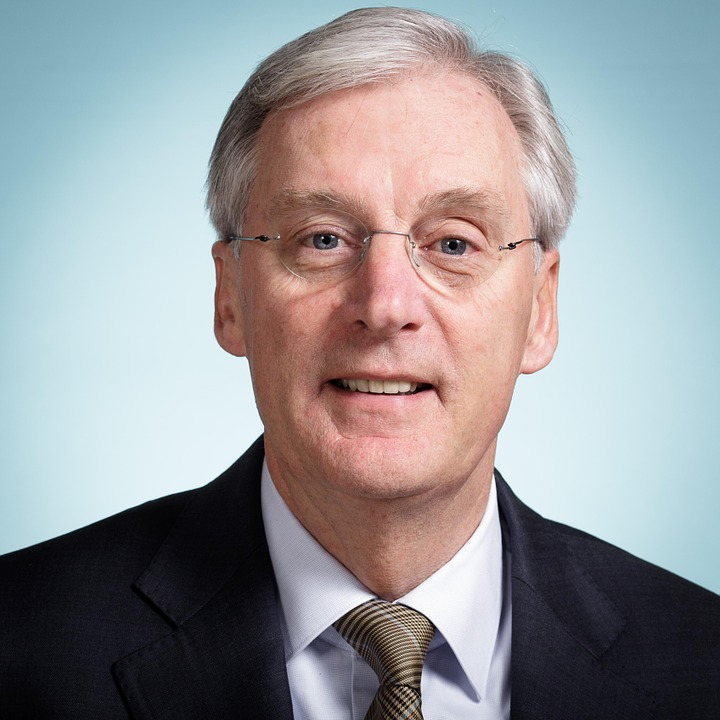
#> input picture midterm/per.jpg, 720 x 720 px
$ jupyter execute Task4.ipynb   (older library calls are emulated)
#> lines starting #> are read from the running program, lines starting #| are printed output that depends on the picture; after the words box and inside, x2 and y2 are one past the last pixel; in counts of white or black regions, pixels touching at a corner belong together
### Task 4

Apply the Canny and Sobel edge selection filters to the image. Try different options. Output the result of the selection of edges on the original color image in red.

[cell 1]
import numpy as np
import matplotlib.pyplot as plt
from scipy import ndimage as ndi
import matplotlib.image as img
from scipy import ndimage as nimg
import numpy as np
from PIL import Image
from skimage import color
from skimage import io
from skimage import data
from skimage import feature
# Generate noisy image of a square
imper = img.imread('./per.jpg')
#> imper is the input picture: shape (720, 720, 3); mean R, G, B 150.8, 151, 153.7
fig = plt.figure(figsize=(15,10))
imgPer = color.rgb2gray(imper)
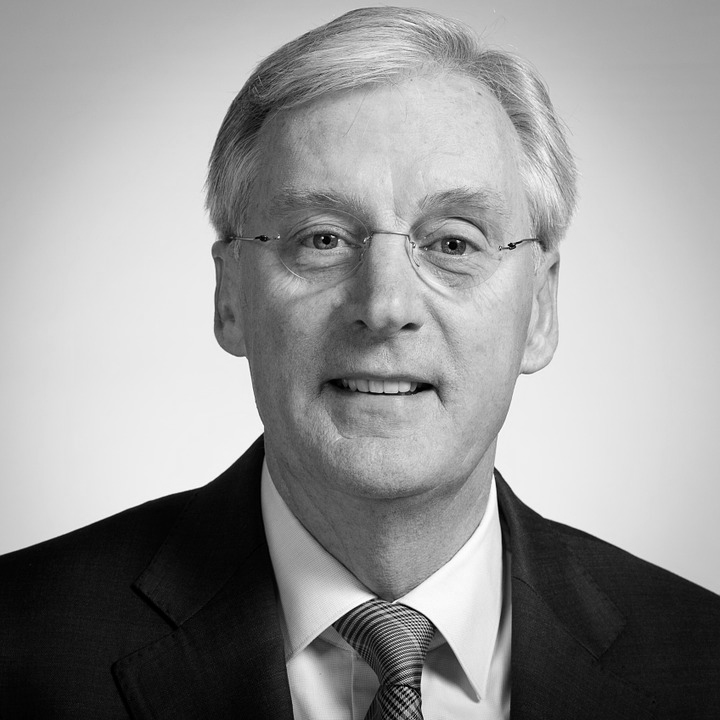
#> imgPer: shape (720, 720) float64; min 0, max 1, mean 0.593
tt = np.median(imgPer)
#> tt = 0.713
im = imgPer > tt
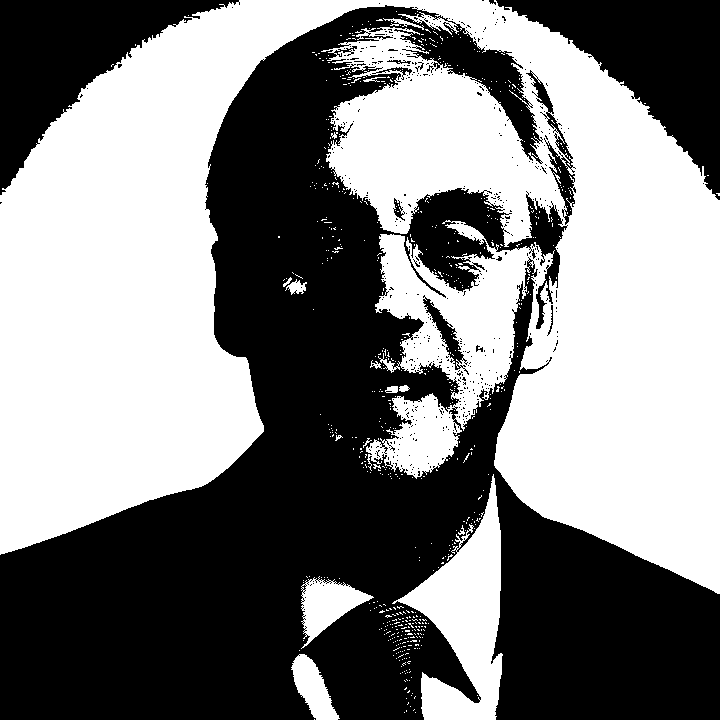
#> im: shape (720, 720) bool; 49.8% white; 657 white regions (641 under 20 px), largest, box (x1, y1, x2, y2) and area: (0, 0, 720, 594) 240044, (392, 474, 503, 720) 11981, (301, 576, 374, 649) 2405
# Compute the Canny filter for two values of sigma
edges1 = feature.canny(im)
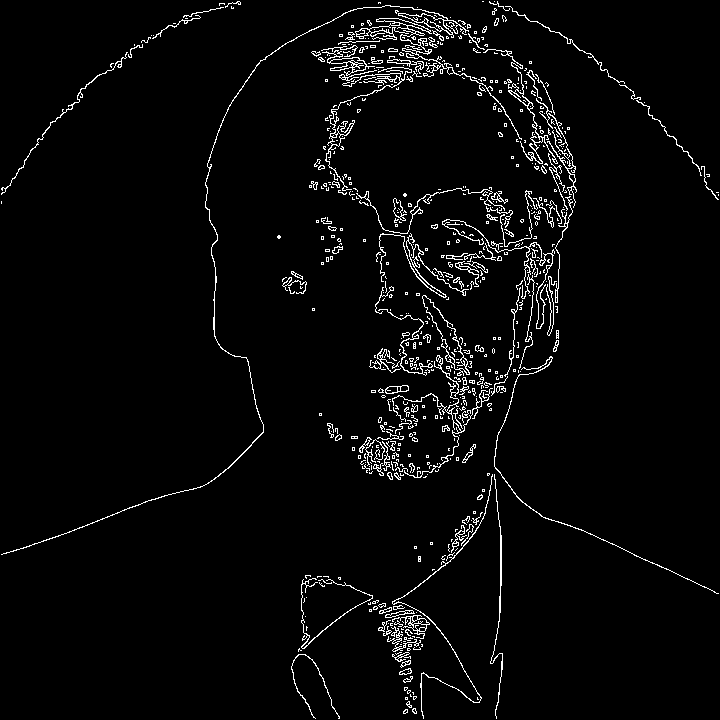
#> edges1: shape (720, 720) bool; 3.4% white in thin lines or dots
edges2 = feature.canny(im, sigma=3)
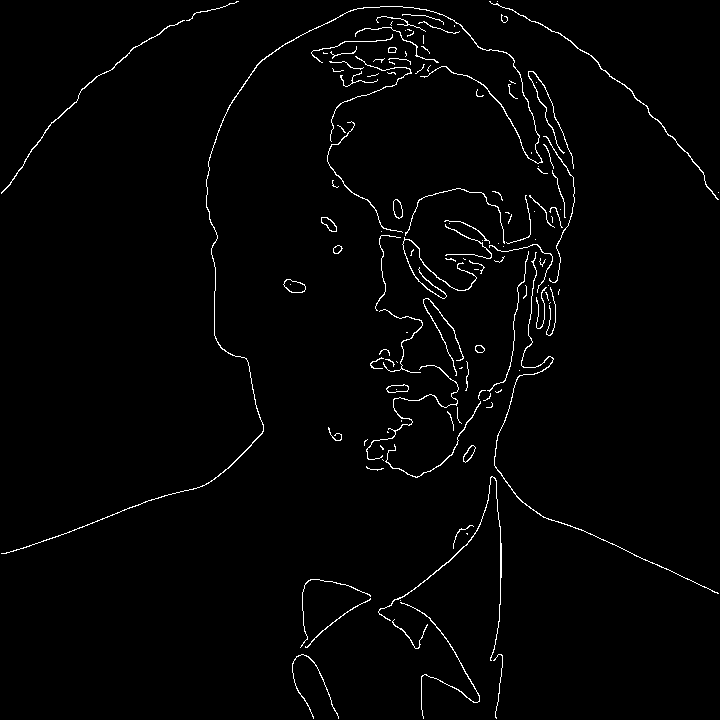
#> edges2: shape (720, 720) bool; 1.8% white in thin lines or dots
# display results
fig, (ax1, ax2, ax3) = plt.subplots(nrows=1, ncols=3, figsize=(8, 3),
                                   sharex=True, sharey=True)
ax1.imshow(imper, cmap=plt.cm.gray)
ax1.axis('off')
ax1.set_title('Original image', fontsize=20)

ax2.imshow(edges1, cmap=plt.cm.gray)
ax2.axis('off')
ax2.set_title('Canny filter, $\sigma=1$', fontsize=20)

ax3.imshow(edges2, cmap=plt.cm.gray)
ax3.axis('off')
ax3.set_title('Canny filter, $\sigma=3$', fontsize=20)

fig.tight_layout()

plt.show()

[cell 2]
import cv2
import numpy as np
from matplotlib import pyplot as plt
img0 = cv2.imread('per.jpg',)
# converting to gray scale
gray = cv2.cvtColor(img0, cv2.COLOR_BGR2GRAY)
# remove noise
img = cv2.GaussianBlur(gray,(3,3),0)
# convolute with proper kernels
laplacian = cv2.Laplacian(img,cv2.CV_64F)
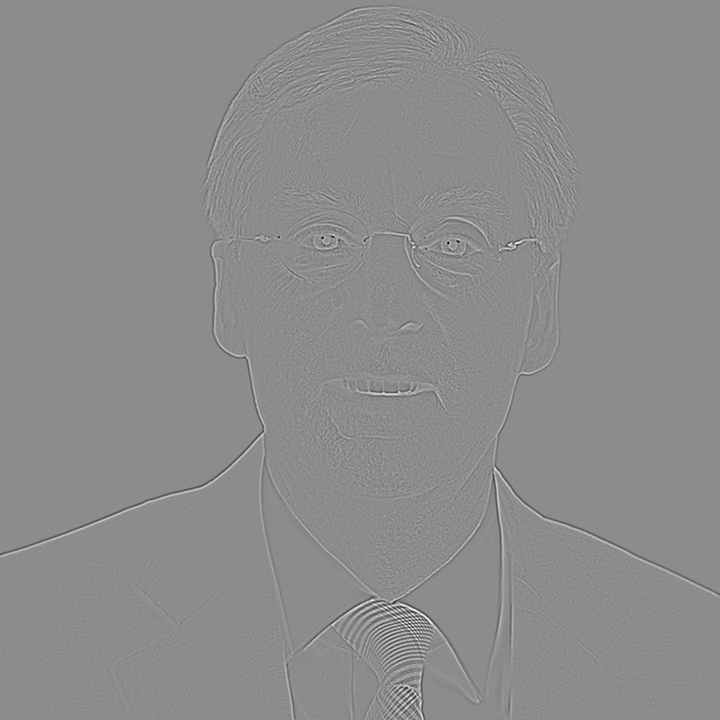
#> laplacian: shape (720, 720) float64; min -148, max 121, mean 0; drawn with min black and max white
sobelx = cv2.Sobel(img,cv2.CV_64F,1,0,ksize=5)  # x
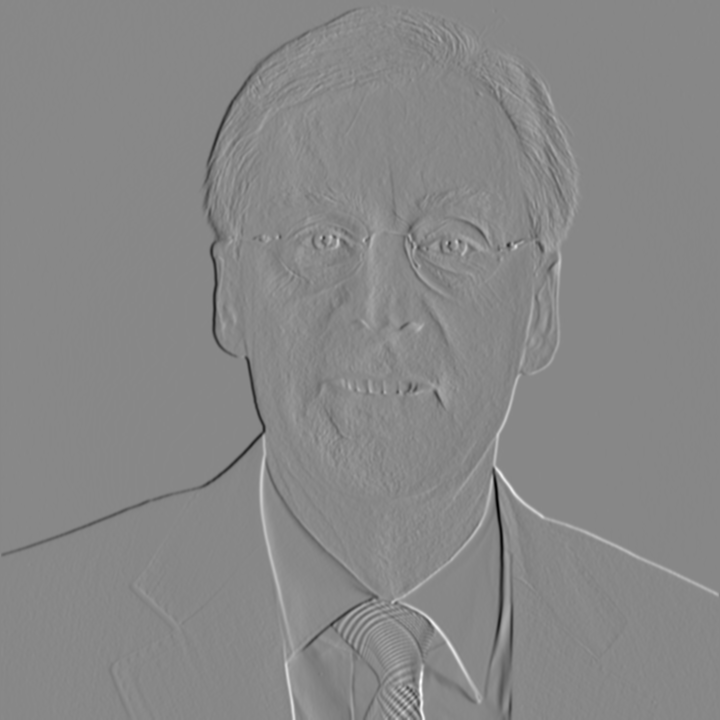
#> sobelx: shape (720, 720) float64; min -8894, max 7814, mean 2.1; drawn with min black and max white
sobely = cv2.Sobel(img,cv2.CV_64F,0,1,ksize=5)  # y
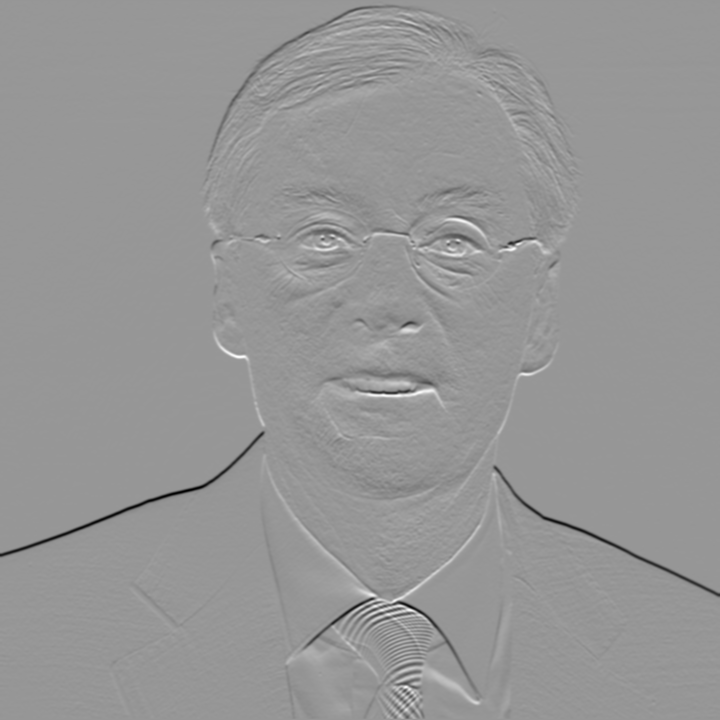
#> sobely: shape (720, 720) float64; min -8539, max 5893, mean -21; drawn with min black and max white
plt.subplot(2,2,1),plt.imshow(img,cmap = 'gray')
plt.title('Original'), plt.xticks([]), plt.yticks([])
plt.subplot(2,2,2),plt.imshow(sobelx,cmap = 'Reds')
plt.title('Sobel one'), plt.xticks([]), plt.yticks([])
plt.subplot(2,2,3),plt.imshow(sobely,cmap = 'Reds')
plt.title('Sobel two'), plt.xticks([]), plt.yticks([])

plt.show()

$ run again, with midterm/6_26.jpg copied over midterm/per.jpg
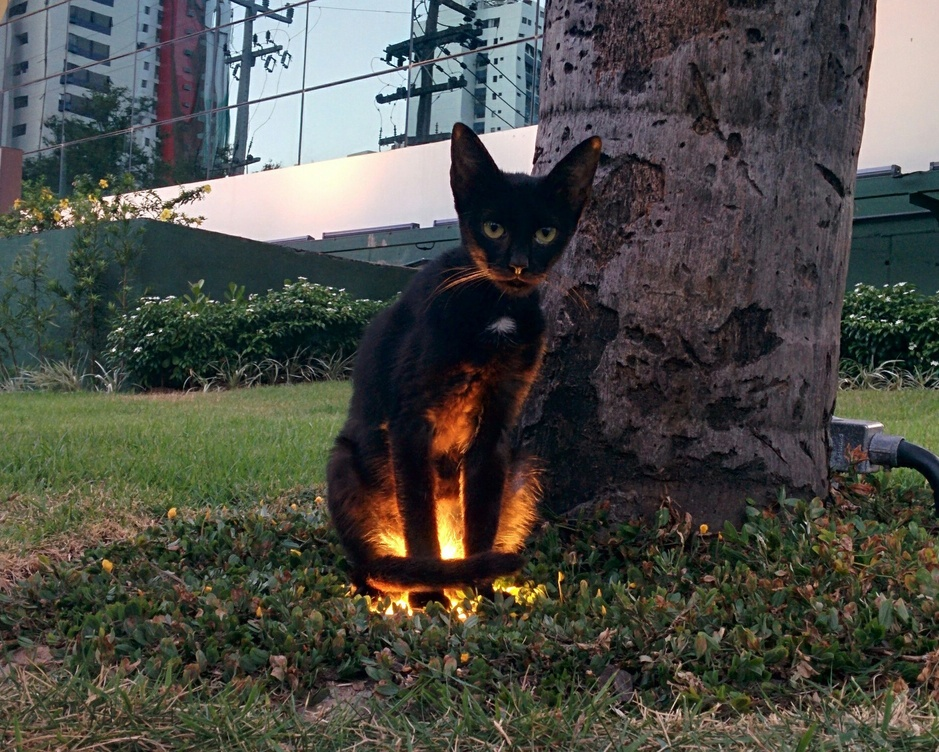
#> input picture midterm/6_26.jpg, 939 x 752 px, shrunk from 1879 x 1505 before the run
#> imper is the input picture: shape (752, 939, 3); mean R, G, B 76.2, 76.8, 70.7
#> tt = 0.245
#> `im = imgPer > tt`:
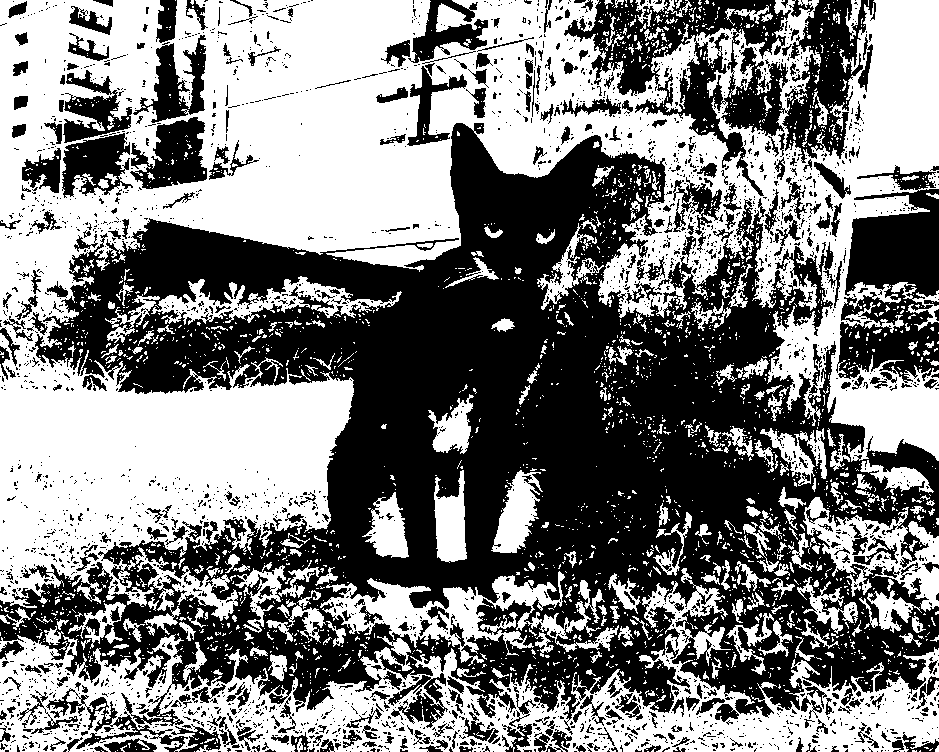
#> im: shape (752, 939) bool; 50% white; 2693 white regions (2389 under 20 px), largest, box (x1, y1, x2, y2) and area: (0, 0, 939, 636) 235093, (0, 568, 939, 752) 52041, (320, 571, 619, 666) 8990
#> edges1: shape (752, 939) bool; 15.6% white in thin lines or dots
#> edges2: shape (752, 939) bool; 8.8% white in thin lines or dots
#> `sobely = cv2.Sobel(img,cv2.CV_64F,0,1,ksize=5)`:
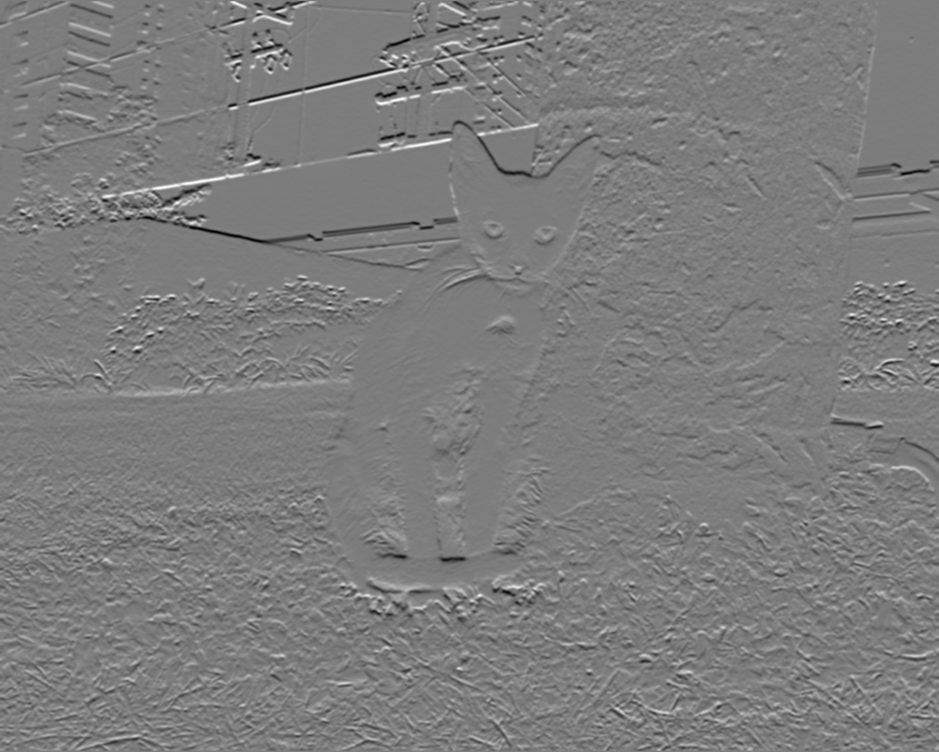
#> sobely: shape (752, 939) float64; min -7615, max 7868, mean -6.2; drawn with min black and max white

$ run again, with midterm/ove.jpg copied over midterm/per.jpg
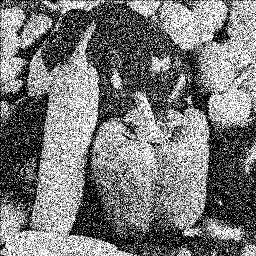
#> input picture midterm/ove.jpg, 256 x 256 px
#> imper is the input picture: shape (256, 256); min 0, max 255, mean 119.9
#> tt = 118
#> `im = imgPer > tt`:
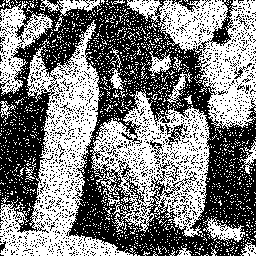
#> im: shape (256, 256) bool; 49.7% white; 1669 white regions (1646 under 20 px), largest, box (x1, y1, x2, y2) and area: (0, 20, 133, 256) 9851, (90, 89, 211, 237) 8204, (127, 0, 256, 129) 6715
#> edges1: shape (256, 256) bool; 35% white in thin lines or dots
#> edges2: shape (256, 256) bool; 8.2% white in thin lines or dots
#> `sobely = cv2.Sobel(img,cv2.CV_64F,0,1,ksize=5)`:
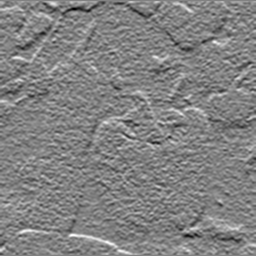
#> sobely: shape (256, 256) float64; min -8057, max 7704, mean 8.6; drawn with min black and max white

$ run again, with midterm/sp_noise.jpg copied over midterm/per.jpg
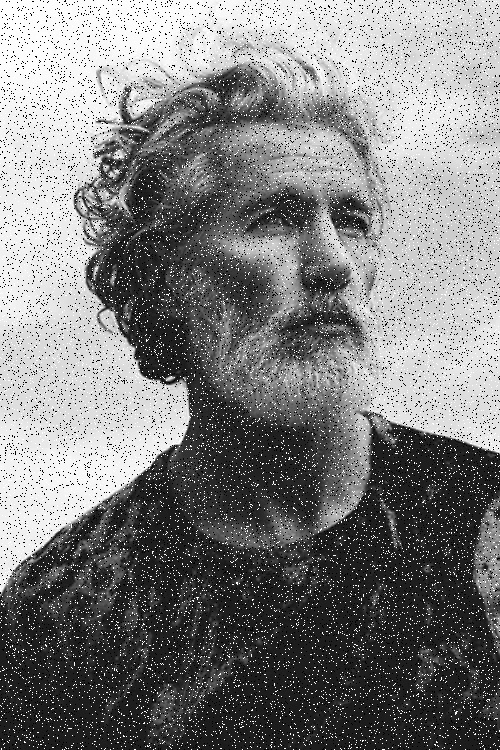
#> input picture midterm/sp_noise.jpg, 500 x 750 px
#> imper is the input picture: shape (750, 500); min 0, max 255, mean 126.2
#> tt = 101
#> im: shape (750, 500) bool; 49.9% white; 7468 white regions (7434 under 20 px), largest, box (x1, y1, x2, y2) and area: (0, 0, 500, 596) 171436, (475, 509, 500, 600) 1556, (172, 150, 217, 197) 945
#> edges1: shape (750, 500) bool; 27.3% white in thin lines or dots
#> edges2: shape (750, 500) bool; 2% white in thin lines or dots, all inside (x1, y1, x2, y2) = (1, 67, 499, 653)
#> `sobely = cv2.Sobel(img,cv2.CV_64F,0,1,ksize=5)`:
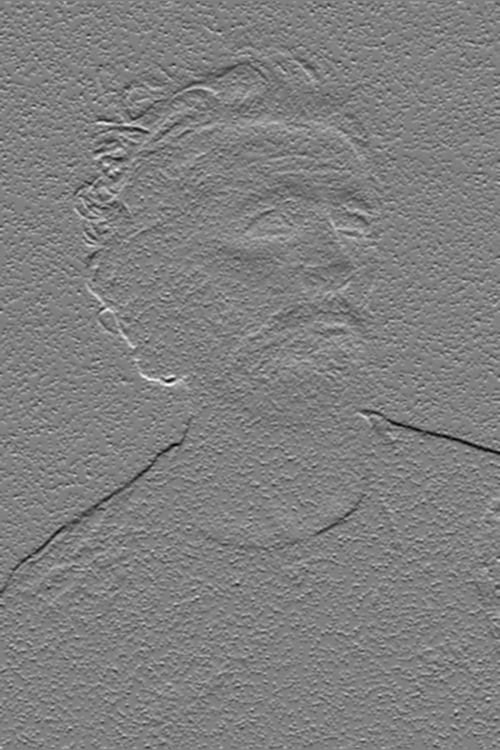
#> sobely: shape (750, 500) float64; min -7667, max 7559, mean -32.4; drawn with min black and max white
